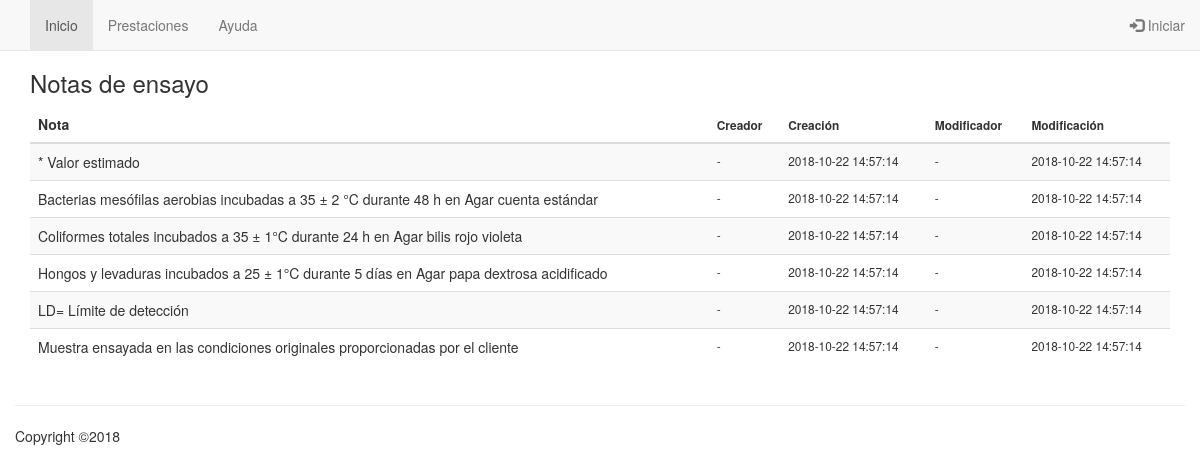
The app's page /app/views/operations/view_testing_note.php, older data.
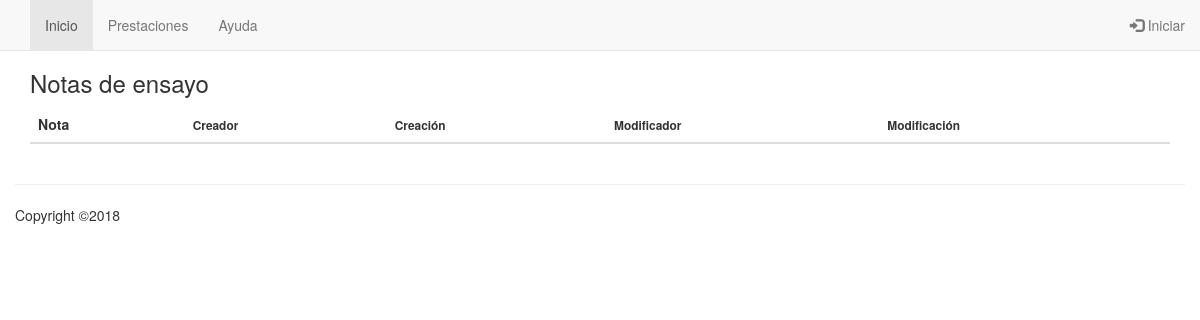
The same page, newer data.
### tables this page shows
CREATE TABLE IF NOT EXISTS oc_testing_note ( 
id_testing_note SMALLINT UNSIGNED NOT NULL AUTO_INCREMENT, 
name CHAR(200) NOT NULL, 
is_system BOOLEAN NOT NULL, 
is_deleted BOOLEAN NOT NULL, 
fk_user_ins SMALLINT UNSIGNED NOT NULL, 
fk_user_upd SMALLINT UNSIGNED NOT NULL, 
ts_user_ins TIMESTAMP NOT NULL DEFAULT '0000-00-00 00:00:00', 
ts_user_upd TIMESTAMP NOT NULL DEFAULT CURRENT_TIMESTAMP, 
CONSTRAINT pk_oc_testing_note PRIMARY KEY (id_testing_note));

CREATE TABLE IF NOT EXISTS cc_user ( 
id_user SMALLINT UNSIGNED NOT NULL AUTO_INCREMENT, 
name CHAR(201) NOT NULL, 
prefix CHAR(25) NOT NULL, 
surname CHAR(100) NOT NULL, 
forename CHAR(100) NOT NULL, 
initials CHAR(10) NOT NULL, 
mail CHAR(200) NOT NULL, 
user_name CHAR(50) NOT NULL, 
user_pswd CHAR(200) NOT NULL, 
is_system BOOLEAN NOT NULL, 
is_deleted BOOLEAN NOT NULL, 
fk_user_type SMALLINT UNSIGNED NOT NULL, 
nk_entity INTEGER UNSIGNED, 
nk_user_job SMALLINT UNSIGNED, 
fk_user_ins SMALLINT UNSIGNED NOT NULL, 
fk_user_upd SMALLINT UNSIGNED NOT NULL, 
ts_user_ins TIMESTAMP NOT NULL DEFAULT '0000-00-00 00:00:00', 
ts_user_upd TIMESTAMP NOT NULL DEFAULT CURRENT_TIMESTAMP, 
CONSTRAINT pk_cc_user PRIMARY KEY (id_user));

### app/views/operations/view_testing_note.php (the view, shortened to what this page needs)
<?php
echo '<!DOCTYPE html>';
echo '<html>';
echo FApp::composeHtmlHead();
echo '<body>';
echo FAppNavbar::compose("catalogs");
echo '<div class="container" style="margin-top:50px">';
echo '<h3>Notas de ensayo</h3>';
$sql = <<<SQL
SELECT c.name AS c_name, c.id_testing_note AS c_id,
c.ts_user_ins AS c_ts_user_ins, c.ts_user_upd AS c_ts_user_upd,
ui.name AS ui_name, uu.name AS uu_name
FROM oc_testing_note AS c
INNER JOIN cc_user AS ui ON c.fk_user_ins = ui.id_user
INNER JOIN cc_user AS uu ON c.fk_user_upd = uu.id_user
WHERE NOT c.is_deleted
ORDER BY c.name, c.id_testing_note;
SQL;
echo '<table class="table table-striped">';
echo '<thead>';
echo '<tr>';
echo '<th>Nota</th>';
echo '<th class="small">Creador</th>';
echo '<th class="small">Creación</th>';
echo '<th class="small">Modificador</th>';
echo '<th class="small">Modificación</th>';
echo '</tr>';
echo '</thead>';
echo '<tbody>';
$pdo = FGuiUtils::createPdo();
foreach ($pdo->query($sql) as $row) {
    echo '<tr>';
    echo '<td>' . $row['c_name'] . '</td>';
    echo '<td class="small">' . $row['ui_name'] . '</td>';
    echo '<td class="small">' . $row['c_ts_user_ins'] . '</td>';
    echo '<td class="small">' . $row['uu_name'] . '</td>';
    echo '<td class="small">' . $row['c_ts_user_upd'] . '</td>';
    echo '</tr>';
}
echo '</tbody>';
echo '</table>';
echo '</div>';
echo FApp::composeFooter();
echo '</body>';
echo '</html>';

Row changes from the older to the newer data that the page shows:
removed oc_testing_note: name "* Valor estimado", cc_user.name "-", ts_user_ins "2018-10-22 14:57:14", ts_user_upd "2018-10-22 14:57:14"
removed oc_testing_note: name "Bacterias mesófilas aerobias incubadas a 35 ± 2 °C durante 48 h en Agar cuenta estándar", cc_user.name "-", ts_user_ins "2018-10-22 14:57:14", ts_user_upd "2018-10-22 14:57:14"
removed oc_testing_note: name "Coliformes totales incubados a 35 ± 1°C durante 24 h en Agar bilis rojo violeta", cc_user.name "-", ts_user_ins "2018-10-22 14:57:14", ts_user_upd "2018-10-22 14:57:14"
removed oc_testing_note: name "Hongos y levaduras incubados a 25 ± 1°C durante 5 días en Agar papa dextrosa acidificado", cc_user.name "-", ts_user_ins "2018-10-22 14:57:14", ts_user_upd "2018-10-22 14:57:14"
removed oc_testing_note: name "LD= Límite de detección", cc_user.name "-", ts_user_ins "2018-10-22 14:57:14", ts_user_upd "2018-10-22 14:57:14"
removed oc_testing_note: name "Muestra ensayada en las condiciones originales proporcionadas por el cliente", cc_user.name "-", ts_user_ins "2018-10-22 14:57:14", ts_user_upd "2018-10-22 14:57:14"
